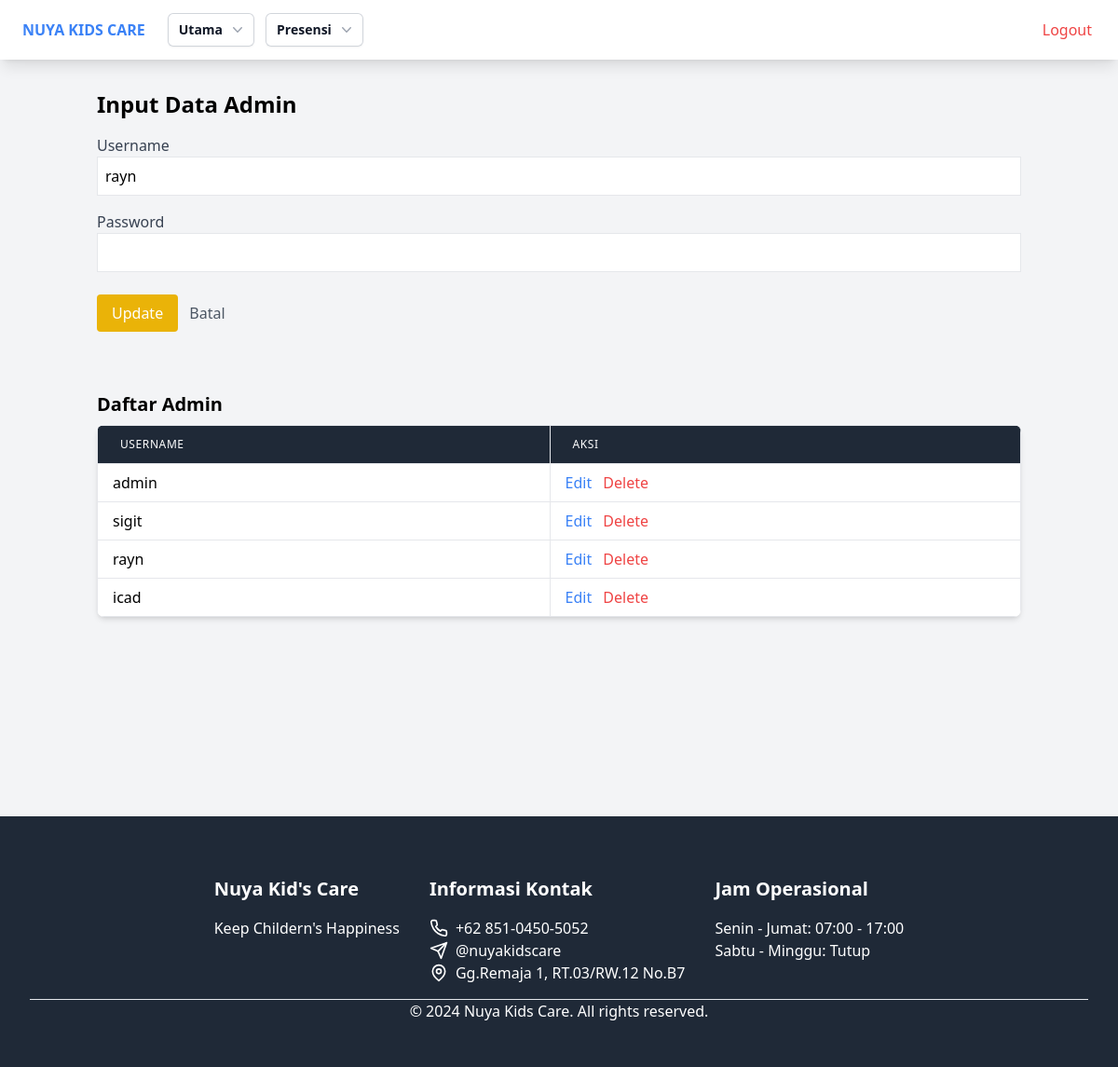
The app's page /master/admin.php?edit_id=10 (signed in) with its own data.
### tables this page shows
CREATE TABLE `users` (
  `id` int NOT NULL,
  `username` varchar(50) NOT NULL,
  `password` varchar(255) NOT NULL,
  `role` enum('admin','user') NOT NULL
);

### master/admin.php (the view, shortened to what this page needs)
<?php
require_once '../db.php';
$stmtAdmin = $pdo->query("SELECT id, username FROM users WHERE role = 'admin'");
$adminList = $stmtAdmin->fetchAll(PDO::FETCH_ASSOC);
$editId = isset($_GET['edit_id']) ? $_GET['edit_id'] : null;
$editUsername = '';
$editPassword = '';
if ($editId) {
    $stmt = $pdo->prepare("SELECT * FROM users WHERE id = ?");
    $stmt->execute([$editId]);
    $admin = $stmt->fetch(PDO::FETCH_ASSOC);
    if ($admin) {
        $editUsername = $admin['username'];
    }
}
?>
<!DOCTYPE html>
<html lang="en">
<head>
    <link href="../output.css" rel="stylesheet">
</head>
<body class="bg-gray-100">
    <div class="container mx-auto">
    <?php include '../navbar.php'; ?>
    </div>
    <div class="container mx-auto p-4">
    <section class="hero py-12">
        <h1 class="text-2xl font-bold mb-4">Input Data Admin</h1>
        <form method="POST" action="admin.php" class="mb-4">
            <?php if ($editId): ?>
                <div class="mb-4">
                    <label for="edit_username" class="block text-gray-700">Username</label>
                    <input type="text" name="edit_username" id="edit_username" class="border p-2 w-full" value="<?php echo $editUsername; ?>" required>
                </div>
                <div class="mb-4">
                    <label for="edit_username" class="block text-gray-700">Password</label>
                    <input type="text" name="edit_password" id="edit_password" class="border p-2 w-full" value="<?php echo $editPassword; ?>" required>
                </div>
                <button type="submit" class="mt-2 bg-yellow-500 text-white px-4 py-2 rounded">Update</button>
                <a href="admin.php" class="ml-2 text-gray-600">Batal</a>
            <?php endif; ?>
        </form>
    </section>
        <div class="mb-4">
            <h2 class="text-xl font-bold mb-2">Daftar Admin</h2>
            <table class="min-w-full divide-y divide-gray-200 shadow-md rounded-lg overflow-hidden">
                <thead class="bg-gray-800">
                    <tr>
                        <th class="border px-6 py-3 text-left text-xs font-medium text-white uppercase tracking-wider">Username</th>
                        <th class="border px-6 py-3 text-left text-xs font-medium text-white uppercase tracking-wider">Aksi</th>
                    </tr>
                </thead>
                <tbody class="bg-white divide-y divide-gray-200">
                    <?php foreach ($adminList as $admin): ?>
                        <tr>
                            <td class="border border-gray-200 px-4 py-2"><?php echo $admin['username']; ?></td>
                            <td class="border border-gray-200 px-4 py-2">
                                <a href="admin.php?edit_id=<?php echo $admin['id']; ?>" class="text-blue-500 hover:text-blue-700">Edit</a>
                                <form method="POST" action="admin.php" class="inline-block" onsubmit="return confirm('Apakah Anda yakin ingin menghapus data admin ini?');">
                                    <button type="submit" class="text-red-500 hover:text-red-700 ml-2">Delete</button>
                                </form>
                            </td>
                        </tr>
                    <?php endforeach; ?>
                </tbody>
            </table>
        </div>
    </div>
    <?php include '../footer.php'; ?>
</body>
</html>

### master/admin.php (style rules this page uses)
.hero { padding-top: 80px; }

### records on screen
users: edit_username "rayn", username "rayn"
users: username "admin"
users: username "sigit"
users: username "icad"
